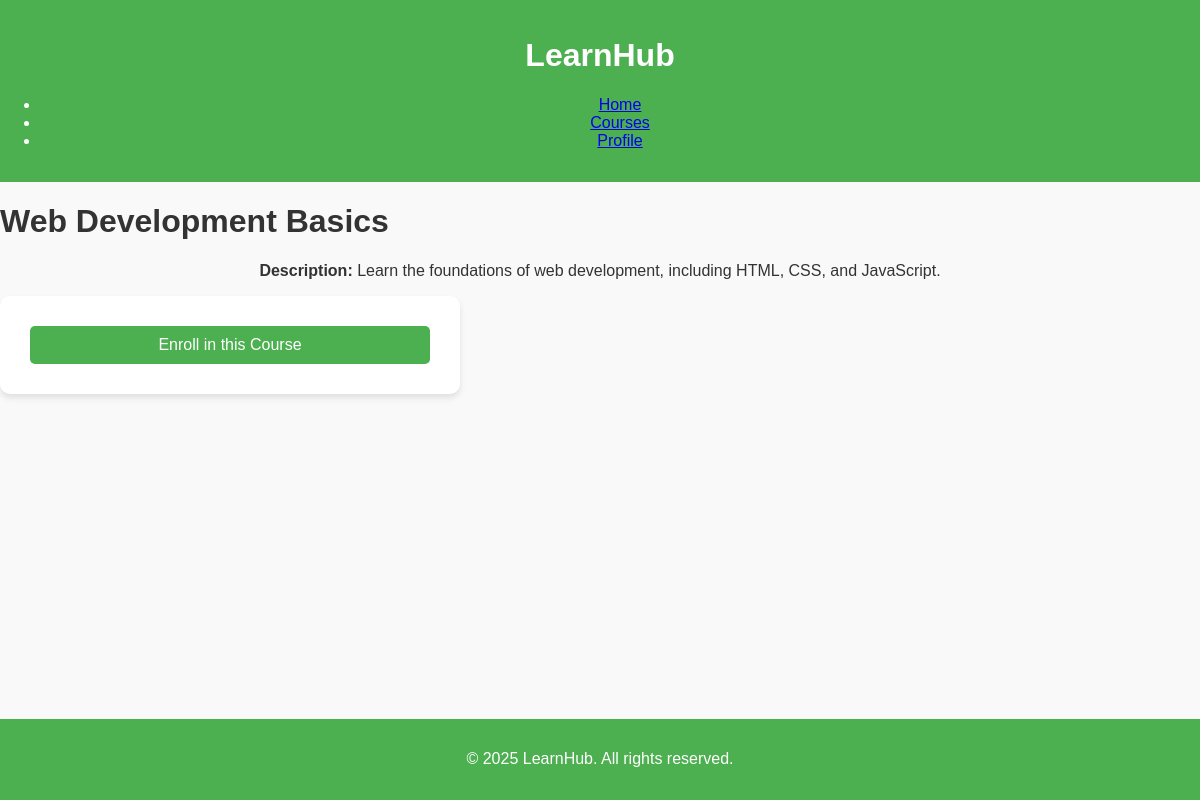
/course_detail.php?course_id=1, run on the app's committed database.
### tables this page shows
CREATE TABLE `courses` (
  `id` int(11) NOT NULL,
  `title` varchar(100) NOT NULL,
  `description` text,
  `instructor_id` int(11) DEFAULT NULL,
  `created_at` timestamp NOT NULL DEFAULT CURRENT_TIMESTAMP
);

### course_detail.php (the view, shortened to what this page needs)
<?php
include('db.php');
if (isset($_GET['course_id'])) {
    $course_id = $_GET['course_id'];
    $course_id = mysqli_real_escape_string($conn, $course_id);
    $query = "SELECT * FROM courses WHERE id = '$course_id'";
    $result = mysqli_query($conn, $query);
    $course = mysqli_fetch_assoc($result);
} else {
    echo "No course selected!";
    exit();
}
?>
<!DOCTYPE html>
<html lang="en">
<head>
    <link rel="stylesheet" href="styles.css">
</head>
<body>
    <header>
        <div class="navbar">
            <div class="logo">
                <h1><a href="index.php">LearnHub</a></h1>
            </div>
            <nav>
                <ul>
                    <li><a href="index.php">Home</a></li>
                    <li><a href="courses.php">Courses</a></li>
                    <li><a href="profile.php">Profile</a></li>
                </ul>
            </nav>
        </div>
    </header>
    <main>
        <h1><?php echo htmlspecialchars($course['title']); ?></h1>
        <p><strong>Description:</strong> <?php echo nl2br(htmlspecialchars($course['description'])); ?></p>
        <form action="course_detail.php?course_id=<?php echo $course_id; ?>" method="POST">
            <button type="submit" name="enroll">Enroll in this Course</button>
        </form>
    </main>
    <footer>
        <p>&copy; 2025 LearnHub. All rights reserved.</p>
    </footer>
</body>
</html>

### styles.css (style rules this page uses)
body { margin: 0; font-family: Arial, sans-serif; background-color: #f9f9f9; color: #333; }
header { background-color: #4CAF50; padding: 1em 0; text-align: center; color: white; }
header .navbar .logo h1 a { color: white; text-decoration: none; }
footer { text-align: center; padding: 1em 0; background-color: #4CAF50; color: white; position: fixed; bottom: 0; width: 100%; }
form { background: white; padding: 30px; border-radius: 10px; box-shadow: 0 4px 6px rgba(0, 0, 0, 0.1); width: 100%; max-width: 400px; }
button { width: 100%; padding: 10px; background-color: #4CAF50; border: none; border-radius: 5px; color: white; font-size: 1em; cursor: pointer; transition: background-color 0.3s ease; }
p { text-align: center; margin-top: 15px; }

### data on the page
courses: title "Web Development Basics", description "Learn the foundations of web development, including HTML, CSS, and JavaScript."
